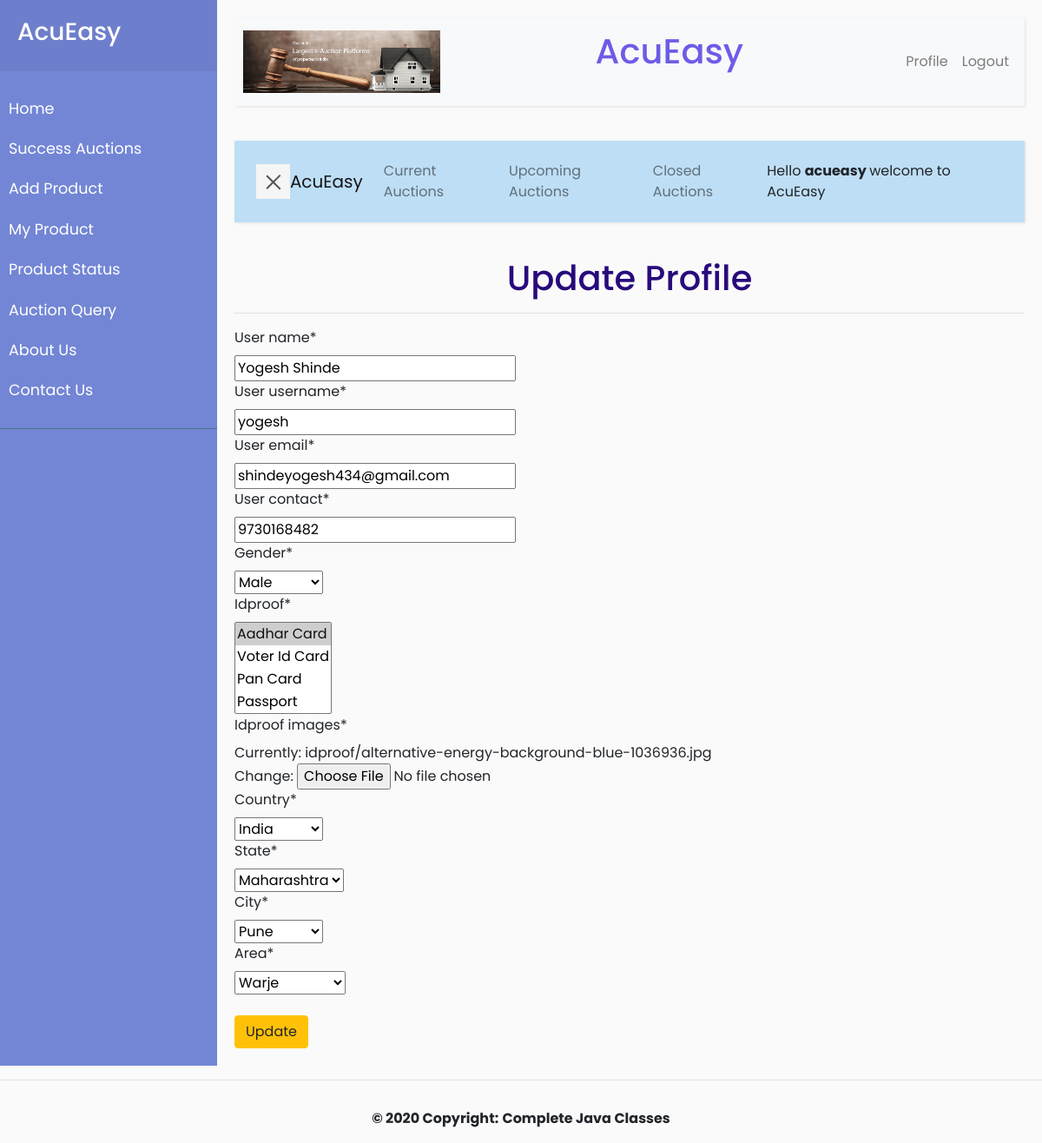
The app's page /user/update-profile/ (signed in) with its own data.
### User/models.py (models this page shows, shortened)
class User(models.Model):
    user_id = models.AutoField(primary_key=True)
    user_name = models.CharField(max_length=36)
    user_username = models.CharField(max_length=36)
    user_password = models.CharField(max_length=36)
    user_confirm_password = models.CharField(max_length=36)
    user_email = models.EmailField()
    user_contact = models.IntegerField()
    GENDER_MALE = 0
    GENDER_FEMALE = 1
    GENDER_CHOICES = [(GENDER_MALE, 'Male'), (GENDER_FEMALE, 'Female')]
    gender = models.IntegerField(choices=GENDER_CHOICES)
    idproof = models.ManyToManyField(IdProof)
    idproof_images=models.ImageField(upload_to='idproof/')
    country = models.ForeignKey(Country, on_delete=models.CASCADE)
    state = models.ForeignKey(State, on_delete=models.CASCADE)
    city = models.ForeignKey(City, on_delete=models.CASCADE)
    area = models.ForeignKey(Area, on_delete=models.CASCADE)

### Admin/models.py (models this page shows)
class IdProof(models.Model):
    idproof_id = models.AutoField(primary_key=True)
    idproof_type = models.CharField(max_length=36)
    def __str__(self):
        return self.idproof_type

class Country(models.Model):
    country_id = models.AutoField(primary_key=True)
    country_name = models.CharField(max_length=36)
    def __str__(self):
        return self.country_name

class State(models.Model):
    state_id = models.AutoField(primary_key=True)
    state_name = models.CharField(max_length=36)
    country = models.ForeignKey(Country, on_delete=models.CASCADE)
    def __str__(self):
        return self.state_name

class City(models.Model):
    city_id = models.AutoField(primary_key=True)
    city_name = models.CharField(max_length=36)
    state = models.ForeignKey(State, on_delete=models.CASCADE)
    def __str__(self):
        return self.city_name

class Area(models.Model):
    area_id = models.AutoField(primary_key=True)
    area_name = models.CharField(max_length=36)
    area_pincode = models.IntegerField(unique=True)
    city = models.ForeignKey(City, on_delete=models.CASCADE)
    def __str__(self):
        return self.area_name

### User/views.py (the view, shortened to what this page needs)
# urls.py: path('update-profile/', views.UserUpdate.as_view()),
class UserUpdate(View):
    def get(self, request):
        id = request.session.get('uid')
        pobj = User.objects.get(pk=id)
        uname=request.session.get('uname')
        pforms = UserProfile(instance=pobj)
        return render(request, 'user/updateprofile.html', {'pforms': pforms, 'user': uname})

### User/forms.py (shortened to what this page needs)
class UserProfile(forms.ModelForm):
    class Meta:
        model = User
        fields=['user_id','user_name','user_username','user_email','user_contact','gender','idproof','idproof_images','country','state','city','area']

### User/templates/User/updateprofile.html (shortened to what this page needs)
{% extends 'AcuEasy/user_base2.html' %}
{% load static %}
{% load crispy_forms_tags %}
{% block body %}
<h1 align="center">Update Profile</h1>
<hr>
<form action="/user/update-profile/" method="POST" enctype="multipart/form-data">
    {{pforms|crispy}}<br>
    <button type="submit" class="btn btn-warning">Update</button>
</form>
</div>
</div>
{% endblock %}

### static/css/base.css (style rules this page uses)
body { font-family: 'Poppins', sans-serif; background: #fafafa; }
a, a:hover, a:focus { color: inherit; text-decoration: none; transition: all 0.3s; }

### User/templates/User/updateprofile.html (style rules this page uses)
h1 { color: #280a7c; }

### records on screen
User: user_name "Yogesh Shinde", user_username "yogesh", user_email "shindeyogesh434@gmail.com", user_contact "9730168482", gender "Male"
IdProof: idproof "Aadhar Card ☑ / Voter Id Card / Pan Card / Passport"
Country: country "India"
State: state "Maharashtra"
City: city "Pune"
Area: area "Warje"

### other values on screen
{{ user }} "acueasy"
